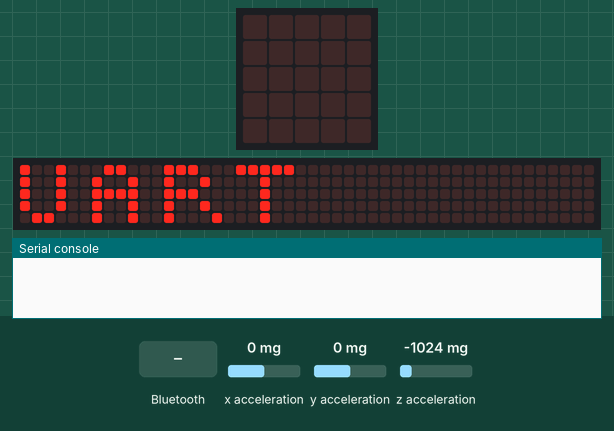
Recording of a program running on a simulated BBC micro:bit (MakeCode). On the bench: the board's 5×5 LED display, a strip that is not on the board, showing the scrolling text unrolled, the last lines printed to the serial console. The inputs (shaded band) are chosen by the test bench; at power-on: x acceleration 0 mg, y acceleration 0 mg, z acceleration -1024 mg. The 48×5 strip is a reading aid, not a part: it shows the text the display is scrolling, unrolled, one strip-width of it at a time.

Above: at 4.3 s.
5.8 s: a phone connects over Bluetooth
At 6.7 s:
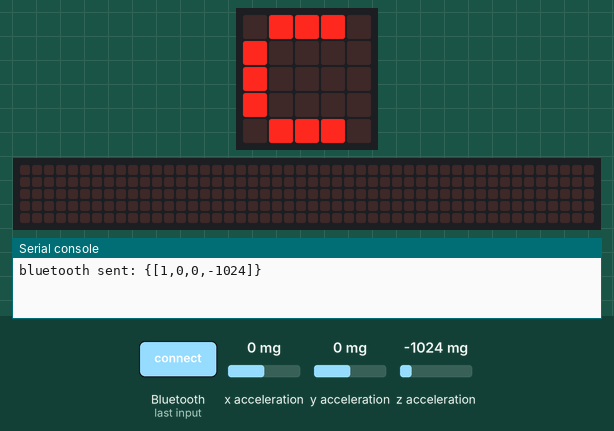
7.3 s: a phone disconnects over Bluetooth
At 7.9 s:
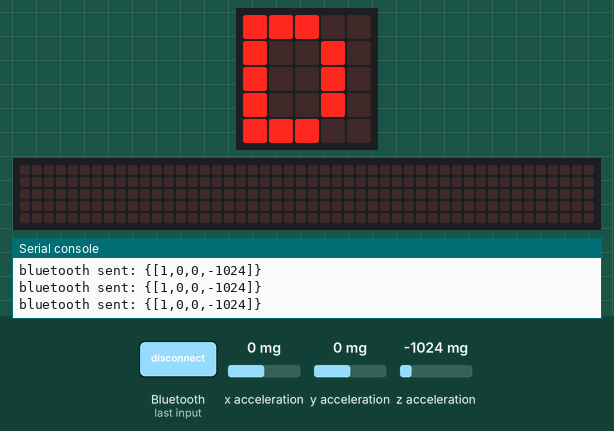
Timing chart, 0 to 10.3 s (numbered marks = the images above; inputs shaded):
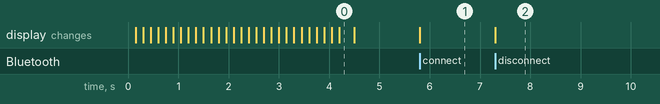

The program:

main.ts
```typescript
function Sendtemperature () {
    uartData = "{[2," + convertToText(input.temperature()) + "]}"
    bluetooth.uartWriteLine(uartData)
}
bluetooth.onBluetoothConnected(function () {
    basic.showString("C")
    connected = 1
})
bluetooth.onBluetoothDisconnected(function () {
    connected = 0
    basic.showString("D")
})
bluetooth.onUartDataReceived(serial.delimiters(Delimiters.NewLine), function () {
    Rx_Data = bluetooth.uartReadUntil(serial.delimiters(Delimiters.NewLine))
    serial.writeLine(Rx_Data)
    if (Rx_Data.compare("R") == 0) {
        basic.showArrow(ArrowNames.East)
    } else if (Rx_Data.compare("L") == 0) {
        basic.showArrow(ArrowNames.West)
    } else if (Rx_Data.compare("U") == 0) {
        basic.showArrow(ArrowNames.North)
    } else if (Rx_Data.compare("D") == 0) {
        basic.showArrow(ArrowNames.South)
    }
})
function SendAccelerometer () {
    uartData = "{[1," + convertToText(input.acceleration(Dimension.X)) + "," + convertToText(input.acceleration(Dimension.Y)) + "," + convertToText(input.acceleration(Dimension.Z)) + "]}"
    bluetooth.uartWriteLine(uartData)
}
let connected = 0
let uartData = ""
let Rx_Data = ""
bluetooth.startUartService()
basic.showString("UART")
Rx_Data = ""
basic.forever(function () {
    if (connected == 1) {
        SendAccelerometer()
        basic.pause(200)
    }
})
```

test.ts
```typescript
// 在此处测试；当此软件包作为插件使用时，将不会编译此软件包。
```

Measured:
- after the input at 5.8 s, the display: changes at once (image 1)
- after the input at 7.3 s, the display: changes at once (image 2)
